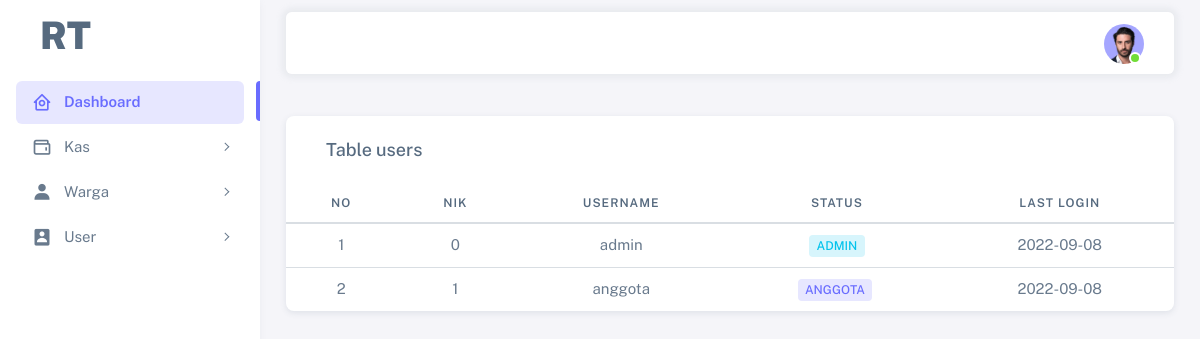
The app's page /users (signed in) with its own data.
### tables this page shows
CREATE TABLE `users` (
  `id` int(11) NOT NULL,
  `NIK` int(16) NOT NULL,
  `username` varchar(100) NOT NULL,
  `password` varchar(100) NOT NULL,
  `role` enum('admin','anggota') NOT NULL,
  `last_login` date NOT NULL
);

### app/core/View.php (called while the page is built, shortened)
<?php
class View
{
    public function __construct($view, $data = [], $template)
    {
        $this->renderTemplate('app/views/' . $view . '.php', $data, $template);
    }
    public function renderTemplate($render, $data, $template)
    {
        require_once 'app/views/template/' . $template . '.php';
    }
}

### app/core/Controller.php (called while the page is built, shortened)
<?php
class Controller
{
    public function view($view, $data = [], $template)
    {
        $this->render = new View($view, $data, $template);
    }
}

### app/controllers/Users.php (called while the page is built, shortened)
<?php
class users extends Controller
{
    public function index()
    {
        $data['active'] = 'users';
        $data['title'] = 'Data User';
        $data['users'] = $this->model('usersModel')->getUsers();
        $this->view('admin/users/index', $data, 'default');
    }
}

### app/core/App.php (called while the page is built, shortened)
<?php
class App
{
    protected $method = 'index';
    protected $params = [];
    public function __construct()
    {
        $this->controller = new $this->controller;
        call_user_func_array([$this->controller, $this->method], $this->params);
    }
}

### app/init.php (called while the page is built, shortened)
<?php
$app = new App;

### index.php (called while the page is built)
<?php
    include './app/init.php';
?>

### app/core/Database.php (called while the page is built, shortened)
<?php
class Database
{
    private $host = HOST;
    private $user = USER;
    private $pass = PASS;
    private $db = DB;
    public function __construct()
    {
        $this->connect = new mysqli($this->host, $this->user, $this->pass, $this->db);
    }
}

### app/models/usersModel.php (called while the page is built, shortened)
<?php
class usersModel extends Database
{
    public function getUsers()
    {
        $query = $this->connect->query("SELECT * FROM users");
        return $query;
    }
}

### app/views/admin/users/index.php (the view)
<div class="card">
    <div class="d-flex align-items-center justify-content-between px-3 ">
        <h5 class="card-header">Table users</h5>
    </div>
    <div class="table-responsive text-nowrap text-center">
        <table class="table">
            <thead>
                <tr>
                    <th>No</th>
                    <th>NIK</th>
                    <th>Username</th>
                    <th>Status</th>
                    <th>last login</th>
                </tr>
            </thead>
            <tbody class="table-border-bottom-0">
                <tr>
                    <?php
                    $no = 1;
                    ?>
                    <?php while ($users = $data['users']->fetch_assoc()) : ?>
                    <td><?= $no++ ?></td>
                    <td><?= $users['NIK'] ?></td>
                    <td><?= $users['username'] ?></td>
                    <td>
                        <?php if ($users['role'] == 'anggota') : ?>
                        <span class="badge bg-label-primary me-1"><?= $users['role'] ?></span>
                        <?php elseif ($users['role'] == 'admin') : ?>
                        <span class="badge bg-label-info"><?= $users['role'] ?></span>
                        <?php endif ?>
                    </td>
                    <td><?= $users['last_login'] ?></td>
                </tr>
                <?php endwhile ?>
            </tbody>
        </table>
    </div>
</div>

### records on screen
users: NIK "0", username "admin", role "ADMIN", last_login "2022-09-08"
users: NIK "1", username "anggota", role "ANGGOTA", last_login "2022-09-08"
